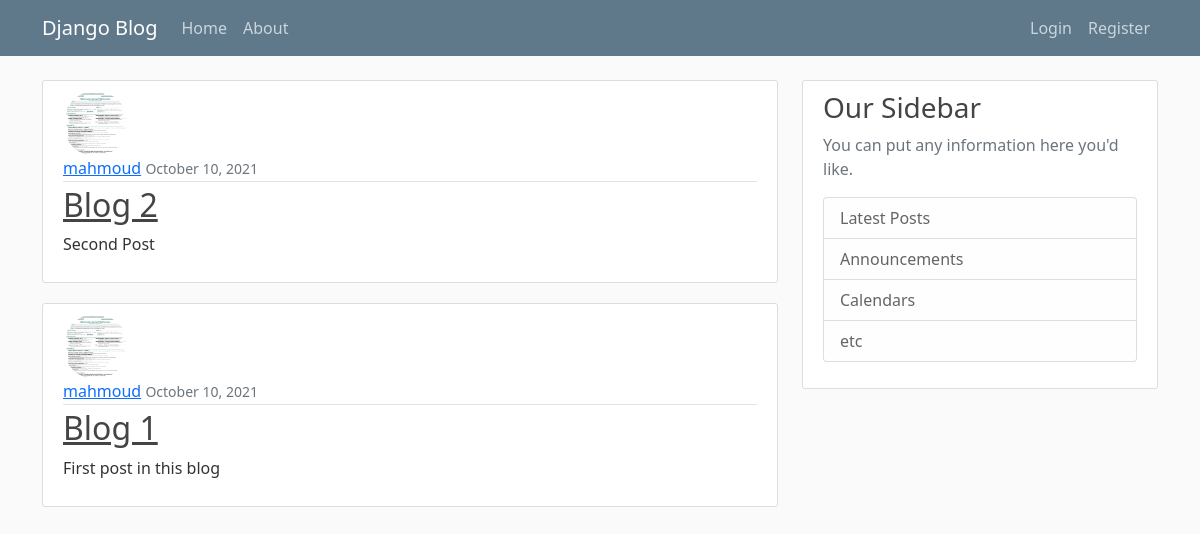
/, run on an earlier commit of the app's database.
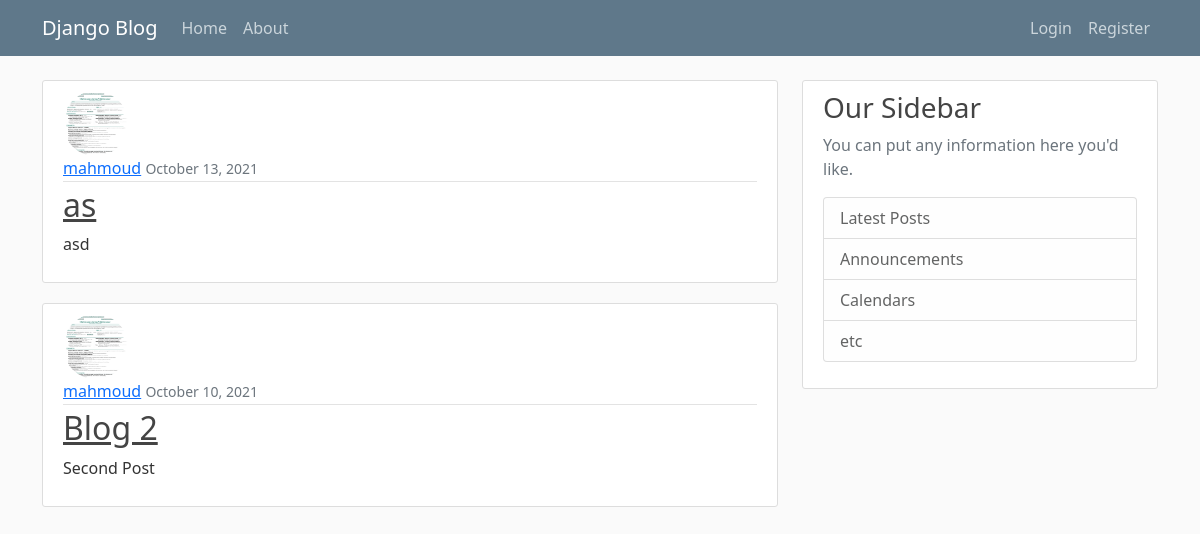
And on a later commit of the database.
### my_blog/models.py (models this page shows, shortened)
class Post(models.Model):
    title = models.CharField(max_length=100)
    content = models.TextField()
    date_posted = models.DateTimeField(auto_now_add=True)
    author = models.ForeignKey(User, on_delete= models.CASCADE)

### users/models.py (models this page shows, shortened)
class Profile(models.Model):
    user = models.OneToOneField(User, on_delete=models.CASCADE)
    image = models.ImageField(default='default.jpg', upload_to='profile_pics')

### my_blog/views.py (the view)
# urls.py: path('', PostListView.as_view(), name='myblog-home'),
class PostListView(ListView):
    model = Post
    template_name = 'my_blog/home.html'
    context_object_name = 'posts'
    ordering = ['-date_posted']
    paginate_by = 5

### my_blog/templates/my_blog/home.html (shortened to what this page needs)
{% extends "my_blog/base.html" %}
{% block content %}
    {% for post in posts %}
        <article class="media content-section">
            <img class="rounded-circle article-img" src="{{ post.author.profile.image.url }}"/>
          <div class="media-body">
            <div class="article-metadata">
              <a class="mr-2" href="#">{{ post.author }}</a>
              <small class="text-muted">{{ post.date_posted|date:"F d, Y" }}</small>
            </div>
            <h2><a class="article-title" href="{%url 'post-detail' post.id%}">{{ post.title }}</a></h2>
            <p class="article-content">{{ post.content }}</p>
          </div>
        </article>
    {% endfor %}
{% endblock content %}

### my_blog/templates/my_blog/base.html (shortened to what this page needs)
{% load static %}
<!DOCTYPE html>
<html lang="en">
<head>
    <link href="https://cdn.jsdelivr.net/npm/bootstrap@5.1.2/dist/css/bootstrap.min.css" rel="stylesheet">
    <link rel="stylesheet" type="text/css" href={% static 'my_blog/main.css' %}>
</head>
<body>
    <header class="site-header">
      <nav class="navbar navbar-expand-md navbar-dark bg-steel fixed-top">
        <div class="container">
          <a class="navbar-brand mr-4" href="/">Django Blog</a>
          <div class="collapse navbar-collapse" id="navbarToggle">
            <div class="navbar-nav me-auto">
              <a class="nav-item nav-link" href={% url 'myblog-home'%}>Home</a>
              <a class="nav-item nav-link" href={% url 'myblog-about'%}>About</a>
            </div>
            <div class="navbar-nav ms-auto">
              {% if user.is_authenticated %}
                <a class="nav-item nav-link" href="{% url 'post-create' %}">New Post</a>
                <a class="nav-item nav-link" href="{% url 'profile' %}">Profile</a>
                <a class="nav-item nav-link" href="{% url 'logout' %}">Logout</a>
              {% else %}
                <a class="nav-item nav-link" href="{% url 'login' %}">Login</a>
                <a class="nav-item nav-link" href="{% url 'register' %}">Register</a>
              {% endif %}
            </div>
          </div>
        </div>
      </nav>
    </header>
    <main role="main" class="container">
      <div class="row">
        <div class="col-md-8">
          {% block content %}{% endblock %}
        </div>
        <div class="col-md-4">
          <div class="content-section">
            <h3>Our Sidebar</h3>
            <p class='text-muted'>You can put any information here you'd like.
              <ul class="list-group">
                <li class="list-group-item list-group-item-light">Latest Posts</li>
                <li class="list-group-item list-group-item-light">Announcements</li>
                <li class="list-group-item list-group-item-light">Calendars</li>
                <li class="list-group-item list-group-item-light">etc</li>
              </ul>
            </p>
          </div>
        </div>
      </div>
    </main>
</body>
</html>

### my_blog/static/my_blog/main.css (style rules this page uses)
body { background: #fafafa; color: #333333; margin-top: 5rem; }
h1, h2, h3, h4, h5, h6 { color: #444444; }
ul { margin: 0; }
.bg-steel { background-color: #5f788a; }
.site-header .navbar-nav .nav-link { color: #cbd5db; }
.content-section { background: #ffffff; padding: 10px 20px; border: 1px solid #dddddd; border-radius: 3px; margin-bottom: 20px; }
.article-title { color: #444444; }
.article-content { white-space: pre-line; }
.article-img { height: 65px; width: 65px; margin-right: 16px; }
.article-metadata { padding-bottom: 1px; margin-bottom: 4px; border-bottom: 1px solid #e3e3e3 }

What changed in the data, as far as the page shows it:
removed Post: author.profile.image (picture), author "mahmoud", date_posted "October 10, 2021", title "Blog 1", content "First post in this blog"
added Post: author.profile.image (picture), author "mahmoud", date_posted "October 13, 2021", title "as", content "asd"
